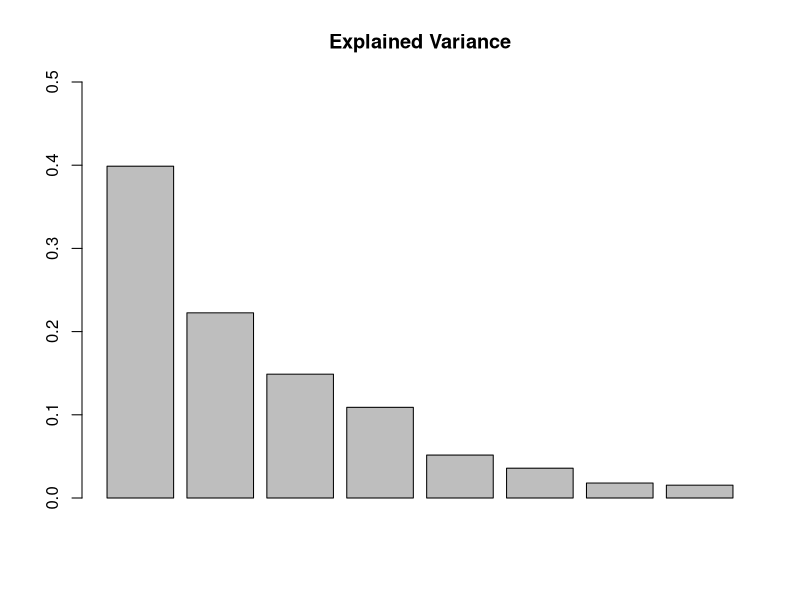
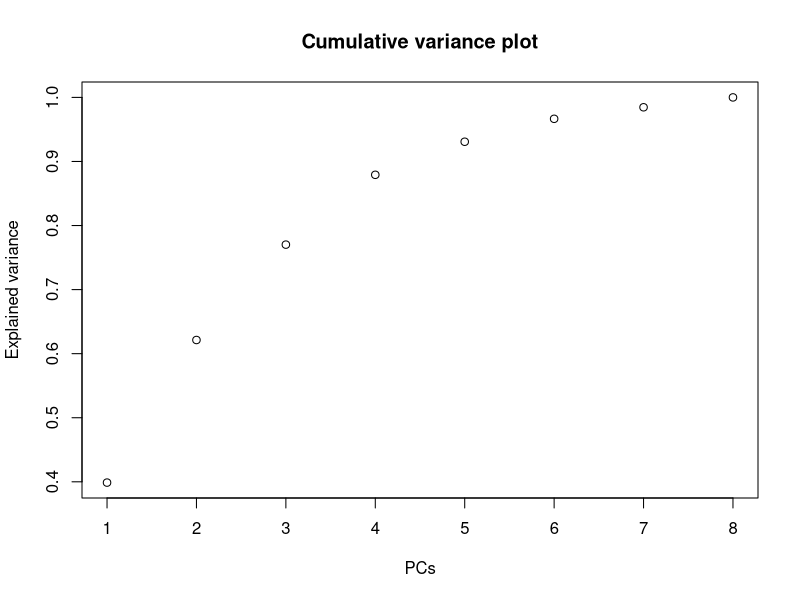
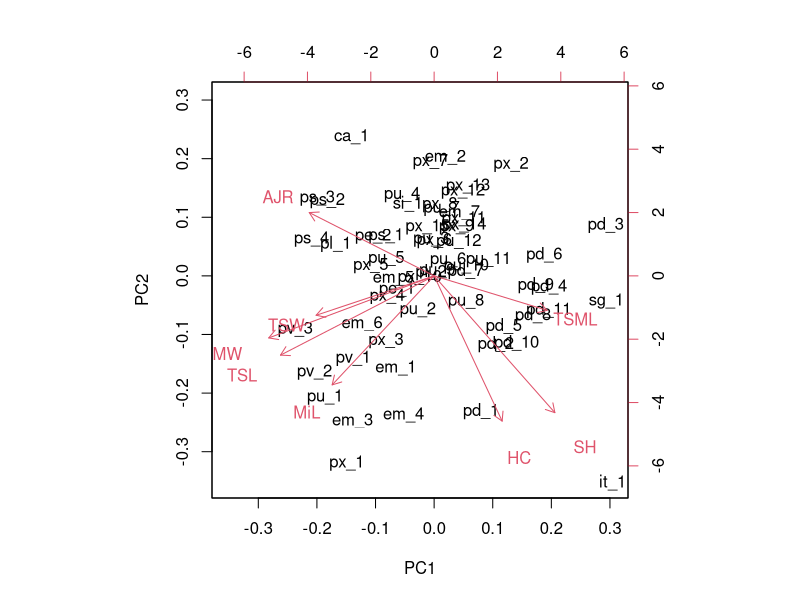
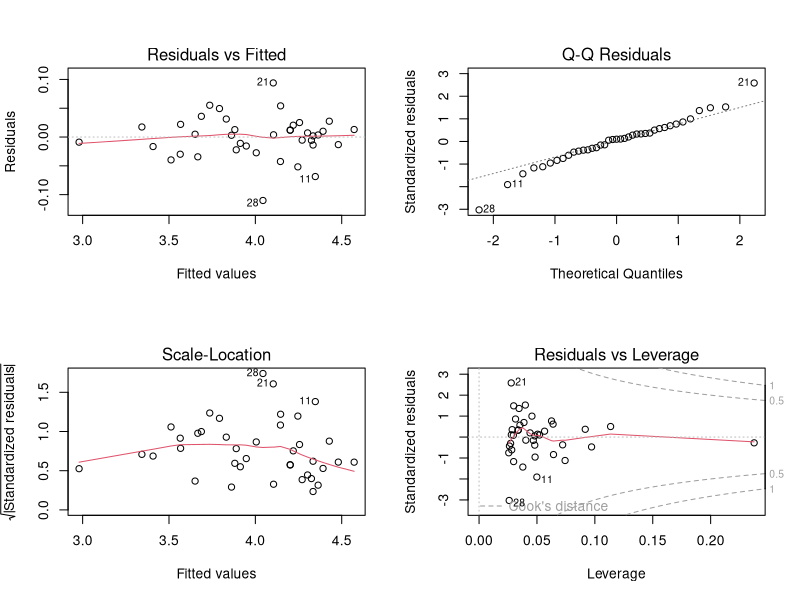
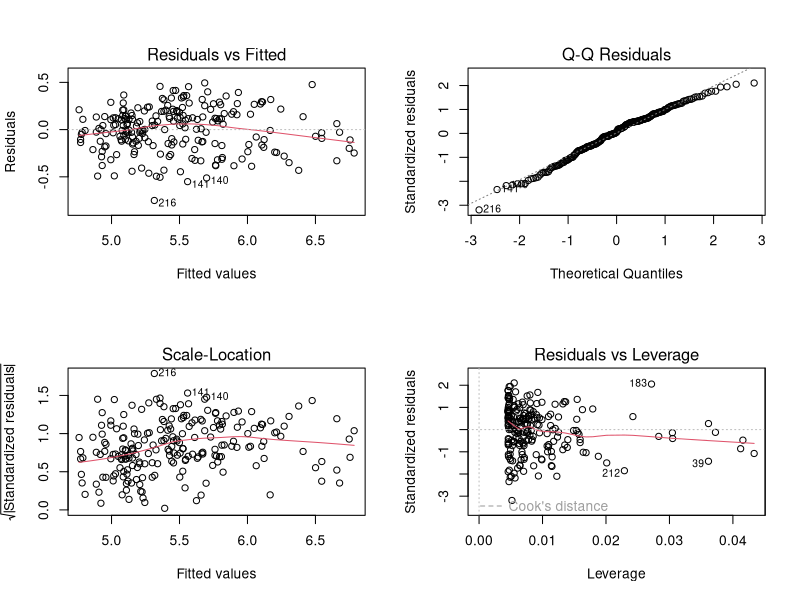
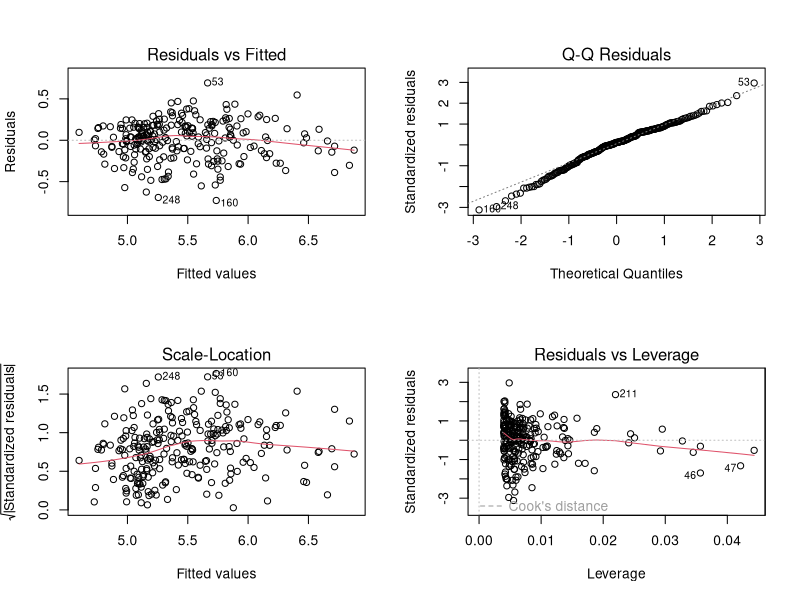
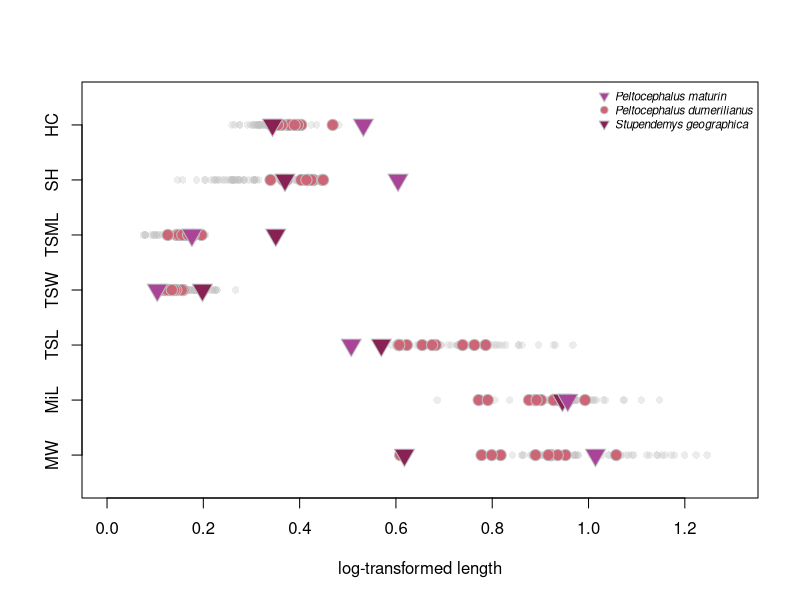
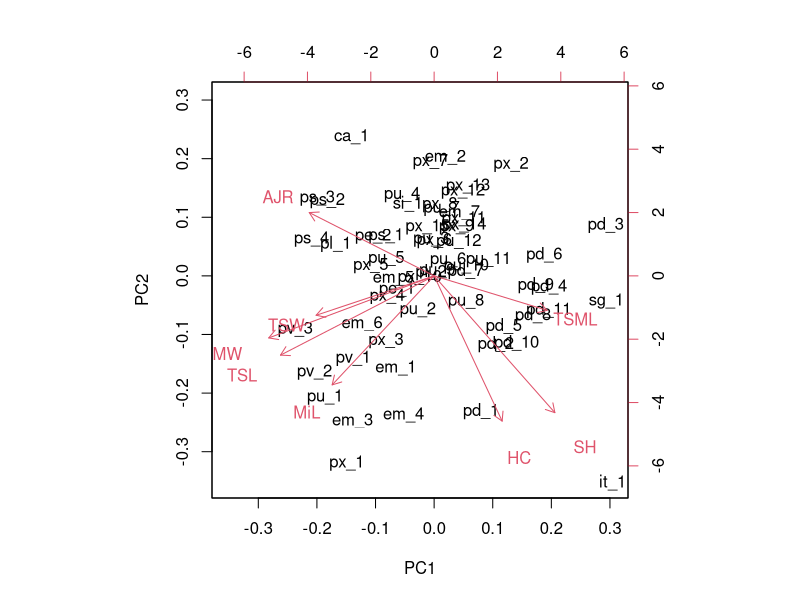

R code for these plots, in order:
################################################################################
# This script was used for the PC analyses of Ferreira et al. (2021)
# 

getwd()

# load raw data
#raw.data = read.csv("rawdata.csv", header = T, sep = ",")

# load dataset of log-transformed linear measurements
morpho.data = read.csv("morphospace-measurements.csv", header = T, row.names = 1, sep = ",")


# scatterplots of each variable
dev.new(width = 4, height = 6)

pdf("results/variable_plot.pdf", width = 6, height = 6, family = "Times")
#tiff("results/variable_plot.tif", family = "serif", width = 2000, height = 1800, 
#      res = 300)

plot(x = morpho.data$SH, y = rep(1, length(morpho.data$SH)), ylim = c(0.5, 7.5), 
     xlim = c(0, 1.3), type = "n", xlab = "log-transformed length", ylab = "",
     yaxt = "n")

axis(2, labels = c("MW","MiL", "TSL", "TSW", "TSML", "SH", "HC"), 
     at = c(1, 2, 3, 4, 5, 6, 7))

# add MW
# all points in gray
points(x = morpho.data$MW, y = rep(1, length(morpho.data$MW)), pch = 16, 
       col = rgb(192/255, 192/255, 192/255, alpha = 0.3))
# Peltocephalus dumerilianus
points(x = morpho.data$MW[which(morpho.data$species == "pd")], 
       y = rep(1, length(morpho.data$species[which(morpho.data$species == "pd")])),
       pch = 21, col = "#bebebe", bg = "#CC6677", cex = 1.5)
# Stupendemys
points(x = morpho.data$MW[which(morpho.data$species == "sg")], 
       y = rep(1, length(morpho.data$species[which(morpho.data$species == "sg")])),
       pch = 25, col = "#bebebe", bg = "#882255", cex = 2)
# Rondonia
points(x = morpho.data$MW[which(morpho.data$species == "it")], 
       y = rep(1, length(morpho.data$species[which(morpho.data$species == "it")])),
       pch = 25, col = "#bebebe", bg = "#AA4499", cex = 2)

# add MiL
points(x = morpho.data$MiL, y = rep(2, length(morpho.data$MiL)), pch = 16, 
       col = rgb(192/255, 192/255, 192/255, alpha = 0.3))
points(x = morpho.data$MiL[which(morpho.data$species == "pd")], 
       y = rep(2, length(morpho.data$species[which(morpho.data$species == "pd")])),
       pch = 21, col = "#bebebe", bg = "#CC6677", cex = 1.5)
# Stupendemys
points(x = morpho.data$MiL[which(morpho.data$species == "sg")], 
       y = rep(2, length(morpho.data$species[which(morpho.data$species == "sg")])),
       pch = 25, col = "#bebebe", bg = "#882255", cex = 2)
# Rondonia
points(x = morpho.data$MiL[which(morpho.data$species == "it")], 
       y = rep(2, length(morpho.data$species[which(morpho.data$species == "it")])),
       pch = 25, col = "#bebebe", bg = "#AA4499", cex = 2)

# add TSL
points(x = morpho.data$TSL, y = rep(3, length(morpho.data$TSL)), pch = 16, 
       col = rgb(192/255, 192/255, 192/255, alpha = 0.3))
points(x = morpho.data$TSL[which(morpho.data$species == "pd")], 
       y = rep(3, length(morpho.data$species[which(morpho.data$species == "pd")])),
       pch = 21, col = "#bebebe", bg = "#CC6677", cex = 1.5)
# Stupendemys
points(x = morpho.data$TSL[which(morpho.data$species == "sg")], 
       y = rep(3, length(morpho.data$species[which(morpho.data$species == "sg")])),
       pch = 25, col = "#bebebe", bg = "#882255", cex = 2)

# Rondonia
points(x = morpho.data$TSL[which(morpho.data$species == "it")], 
       y = rep(3, length(morpho.data$species[which(morpho.data$species == "it")])),
       pch = 25, col = "#bebebe", bg = "#AA4499", cex = 2)

# add TSW
points(x = morpho.data$TSW, y = rep(4, length(morpho.data$TSW)), pch = 16, 
       col = rgb(192/255, 192/255, 192/255, alpha = 0.3))
points(x = morpho.data$TSW[which(morpho.data$species == "pd")], 
       y = rep(4, length(morpho.data$species[which(morpho.data$species == "pd")])),
       pch = 21, col = "#bebebe", bg = "#CC6677", cex = 1.5)
# Stupendemys
points(x = morpho.data$TSW[which(morpho.data$species == "sg")], 
       y = rep(4, length(morpho.data$species[which(morpho.data$species == "sg")])),
       pch = 25, col = "#bebebe", bg = "#882255", cex = 2)
# Rondonia
points(x = morpho.data$TSW[which(morpho.data$species == "it")], 
       y = rep(4, length(morpho.data$species[which(morpho.data$species == "it")])),
       pch = 25, col = "#bebebe", bg = "#AA4499", cex = 2)

# add TSML
points(x = morpho.data$TSML, y = rep(5, length(morpho.data$TSML)), pch = 16, 
       col = rgb(192/255, 192/255, 192/255, alpha = 0.3))
points(x = morpho.data$TSML[which(morpho.data$species == "pd")], 
       y = rep(5, length(morpho.data$species[which(morpho.data$species == "pd")])),
       pch = 21, col = "#bebebe", bg = "#CC6677", cex = 1.5)
# Stupendemys
points(x = morpho.data$TSML[which(morpho.data$species == "sg")], 
       y = rep(5, length(morpho.data$species[which(morpho.data$species == "sg")])),
       pch = 25, col = "#bebebe", bg = "#882255", cex = 2)
# Rondonia
points(x = morpho.data$TSML[which(morpho.data$species == "it")], 
       y = rep(5, length(morpho.data$species[which(morpho.data$species == "it")])),
       pch = 25, col = "#bebebe", bg = "#AA4499", cex = 2)

# add SH
points(x = morpho.data$SH, y = rep(6, length(morpho.data$SH)), pch = 16, 
       col = rgb(192/255, 192/255, 192/255, alpha = 0.3))
points(x = morpho.data$SH[which(morpho.data$species == "pd")], 
       y = rep(6, length(morpho.data$species[which(morpho.data$species == "pd")])),
       pch = 21, col = "#bebebe", bg = "#CC6677", cex = 1.5)
# Stupendemys
points(x = morpho.data$SH[which(morpho.data$species == "sg")], 
       y = rep(6, length(morpho.data$species[which(morpho.data$species == "sg")])),
       pch = 25, col = "#bebebe", bg = "#882255", cex = 2)
# Rondonia
points(x = morpho.data$SH[which(morpho.data$species == "it")], 
       y = rep(6, length(morpho.data$species[which(morpho.data$species == "it")])),
       pch = 25, col = "#bebebe", bg = "#AA4499", cex = 2)

# add HC
points(x = morpho.data$HC, y = rep(7, length(morpho.data$HC)), pch = 16, 
       col = rgb(192/255, 192/255, 192/255, alpha = 0.3))
points(x = morpho.data$HC[which(morpho.data$species == "pd")], 
       y = rep(7, length(morpho.data$species[which(morpho.data$species == "pd")])),
       pch = 21, col = "#bebebe", bg = "#CC6677", cex = 1.5)
# Stupendemys
points(x = morpho.data$HC[which(morpho.data$species == "sg")], 
       y = rep(7, length(morpho.data$species[which(morpho.data$species == "sg")])),
       pch = 25, col = "#bebebe", bg = "#882255", cex = 2)
# Rondonia
points(x = morpho.data$HC[which(morpho.data$species == "it")], 
       y = rep(7, length(morpho.data$species[which(morpho.data$species == "it")])),
       pch = 25, col = "#bebebe", bg = "#AA4499", cex = 2)

legend(x = "topright", legend = c("Peltocephalus maturin", "Peltocephalus dumerilianus", 
                                  "Stupendemys geographica"), 
       cex = 0.7, bty = "n", pch = c(25, 21, 25), pt.cex = 1, col = "#bebebe", 
       pt.bg = c("#AA4499","#CC6677", "#882255"), text.font = 3)



dev.off()

################################################################################
# Principal Component Analysis
pca.res = prcomp(morpho.data[, 3:10], center = T, scale = T)
summary(pca.res)

var = pca.res$sdev^2/sum(pca.res$sdev^2)
barplot(var[1:8], main = "Explained Variance", axisnames = T, ylim = c(0, 0.5))
var = as.matrix(var)
rownames(var) = colnames(pca.res$rotation)

cumvar = cumsum(pca.res$sdev^2/sum(pca.res$sdev^2))
plot(cumvar[0:8], xlab = "PCs", ylab = "Explained variance", 
     main = "Cumulative variance plot")

# check loadings
biplot(pca.res)

# export to pdf
pdf("results/morphospace_biplot.pdf", height = 6, width = 8, family = "Times")
biplot(pca.res)
dev.off()

###############################
# Morphospace plot

# create hulls
tab = matrix(c(pca.res$x[, 1], pca.res$x[, 2]), ncol = 2)

tab.em = tab[(which(morpho.data$species == "em")), ]
tab.pd = tab[(which(morpho.data$species == "pd")), ]
tab.pe = tab[(which(morpho.data$species == "pe")), ]
tab.pl = tab[(which(morpho.data$species == "pl")), ]
tab.pu = tab[(which(morpho.data$species == "pu")), ]
tab.ps = tab[(which(morpho.data$species == "ps")), ]
tab.pv = tab[(which(morpho.data$species == "pv")), ]
tab.px = tab[(which(morpho.data$species == "px")), ]
tab.pl = tab[(which(morpho.data$genus == "pl")), ]

ch.em = chull(tab.em)
ch.pd = chull(tab.pd)
ch.pe = chull(tab.pe)
ch.pl = chull(tab.pl)
ch.pu = chull(tab.pu)
ch.ps = chull(tab.ps)
ch.pv = chull(tab.pv)
ch.px = chull(tab.px)
ch.pl = chull(tab.pl)

# plot PC1 x PC2 without points
pdf("results/morphospace_jaws.pdf", height = 6, width = 8, family = "Times")

plot(pca.res$x[, 1], pca.res$x[, 2], cex = 0, ylim = c(-3.7, 3.5), 
     xlim = c(-3.5, 4.2), xlab = "PC1 (39.88%)", ylab = "PC2 (22.26%)")

#plot hulls
polygon(tab.px[ch.px, ], border = NA, col = rgb(51/255, 34/255, 136/255, 0.3), 
        lwd = 1)
polygon(tab.em[ch.em, ], border = NA, col = rgb(136/255, 204/255, 238/255, 0.3), 
        lwd = 1)
polygon(tab.pd[ch.pd, ], border = NA, col = rgb(204/255, 102/255, 119/255, 0.3),
        lwd = 1)
polygon(tab.pu[ch.pu, ], border = NA, col = rgb(68/255, 170/255, 153/255, 0.3), 
        lwd = 1)
polygon(tab.ps[ch.ps, ], border = NA, col = rgb(68/255, 170/255, 153/255, 0.3), 
        lwd = 1)
polygon(tab.pv[ch.pv, ], border = NA, col = rgb(68/255, 170/255, 153/255, 0.3), 
        lwd = 1)


# plot points
points(pca.res$x[, 2][which(morpho.data$species == "pd")] ~ pca.res$x[, 1]
       [which(morpho.data$species == "pd")], pch = 21, col = "#bebebe", 
       bg = "#CC6677", cex = 1.5)
points(pca.res$x[, 2][which(morpho.data$species == "em")] ~ pca.res$x[, 1]
       [which(morpho.data$species == "em")], pch = 21, col = "#bebebe", 
       bg = "#88CCEE", cex = 1.5)
points(pca.res$x[, 2][which(morpho.data$species == "pe")] ~ pca.res$x[, 1]
       [which(morpho.data$species == "pe")], pch = 21, col = "#bebebe", 
       bg = "#332288", cex = 1.5)
points(pca.res$x[, 2][which(morpho.data$species == "pl")] ~ pca.res$x[, 1]
       [which(morpho.data$species == "pl")], pch = 23, col = "#bebebe", 
       bg = "#332288", cex = 1.5)
points(pca.res$x[, 2][which(morpho.data$species == "pu")] ~ pca.res$x[, 1]
       [which(morpho.data$species == "pu")], pch = 21, col = "#bebebe", 
       bg = "#44AA99", cex = 1.5)
points(pca.res$x[, 2][which(morpho.data$species == "ps")] ~ pca.res$x[, 1]
       [which(morpho.data$species == "ps")], pch = 22, col = "#bebebe", 
       bg = "#44AA99", cex = 1.5)
points(pca.res$x[, 2][which(morpho.data$species == "pv")] ~ pca.res$x[, 1]
       [which(morpho.data$species == "pv")], pch = 23, col = "#bebebe", 
       bg = "#44AA99", cex = 1.5)
points(pca.res$x[, 2][which(morpho.data$species == "px")] ~ pca.res$x[, 1]
       [which(morpho.data$species == "px")], pch = 22, col = "#bebebe", 
       bg = "#332288", cex = 1.5)

points(pca.res$x[, 2][which(morpho.data$species == "it")] ~ pca.res$x[, 1]
       [which(morpho.data$species == "it")], pch = 25, col = "#bebebe", 
       bg = "#AA4499", cex = 2.5)
points(pca.res$x[, 2][which(morpho.data$species == "sg")] ~ pca.res$x[, 1]
       [which(morpho.data$species == "sg")], pch = 25, col = "#bebebe", 
       bg = "#882255", cex = 2)

points(pca.res$x[, 2][which(morpho.data$species == "ca")] ~ pca.res$x[, 1]
       [which(morpho.data$species == "ca")], pch = 22, col = "#bebebe", 
       bg = "#DDCC77", cex = 1.5)
points(pca.res$x[, 2][which(morpho.data$species == "si")] ~ pca.res$x[, 1]
       [which(morpho.data$species == "si")], pch = 22, col = "#bebebe", 
       bg = "#DDCC77", cex = 1.5)


legend(x = "topright", legend = c("Peltocephalus maturin", "Stupendemys geographica",
        "Peltocephalus dumerilianus", "Erymnochelys madagascariensis", "Pelusios spp.",
        "Podocnemis sextuberculata", "Podocnemis unifilis", "Podocnemis vogli",
        "Podocnemis erythrocephala", "Podocnemis expansa", "Podocnemis lewiana"), 
       cex = 0.7, bty = "n", pch = c(25, 25, 21, 21, 22, 22, 21, 23, 21, 22, 23), 
       pt.cex = 1, col = "#bebebe", pt.bg = c("#AA4499",
        "#882255", "#CC6677", "#88CCEE", "#DDCC77", "#44AA99", "#44AA99", 
        "#44AA99", "#332288", "#332288", "#332288"), ncol = 2, text.font = 3)



dev.off()


################################################################################
# Regression analyses for size estimation

size.raw = read.table("size-meas.csv", header = T, sep = ",")
attach(size.raw)
head(size.raw)
dim(size.raw)

################################################################################
## predicting JL from MiL in Podocnemididae

size.raw$MiL
size.raw[,4]

# log-transform all metrics

for (i in 4:7) {
  size.raw[, i] = log(size.raw[, i])
}

size.raw  # check if everything is log-transformed

################################################################################
## predicting JL from MiL in Podocnemididae

temp = NULL
for (i in 1:length(size.raw$Clade)) {
  if(size.raw$Clade[i] == "Podocnemididae"){
    x = size.raw[i,]
    temp = rbind(temp, x)
    
  }
  else(
    next
  )
  
}

length(temp$Clade)

temp = temp[,-(6:7)]
den = na.omit(temp)
den
cor.test(den$MiL, den$JL)

# correlation between MiL & JL = 0.9949353

length(den$Specimen)
rownames(den) = 1:39

attach(den)
cor.test(MiL, JL)
den.model = lm(JL ~ MiL)
summary(den.model)  # R-squared = 0.9896

par(mfrow = c(2,2))
plot(den.model)


new.turtle = data.frame(MiL = log(266))
pred.JL = predict(object = den.model, newdata = new.turtle, interval = "confidence")
pred.JL
# prediction:       
#       fit      lwr      upr
#   5.749245  5.689218  5.809271 

lwr.JL = data.frame(pred.JL[2])
upr.JL = data.frame(pred.JL[3])
fit.JL = data.frame(pred.JL[1])
colnames(lwr.JL) = colnames(upr.JL) = colnames(fit.JL) = "JL"
lwr.JL
upr.JL
fit.JL
exp(lwr.JL)  # 295.6623
exp(upr.JL)  # 333.3761
exp(fit.JL)  # 313.9534

################################################################################

################################################################################
# predicting SCL from JL
attach(size.raw)
jaw = data.frame(Clade, Species, JL, SCL)
jaw = na.omit(jaw)
jaw
length(jaw$JL)
cor.test(jaw$JL, jaw$SCL)

# correlation JL ~ SCL = 0.8860217 

attach(jaw)
cor.test(JL, SCL)
jaw.model = lm(SCL ~ JL)
summary(jaw.model)  # R-squared = 0.784

plot(jaw.model)

jaw.model


# lower prediction
pred.SCL = predict(object = jaw.model, newdata = lwr.JL, interval = "confidence")
lwr.SCL1 = data.frame(pred.SCL[2])
colnames(lwr.SCL1) = "SCL"

# upper prediction
pred.SCL = predict(object = jaw.model, newdata = upr.JL, interval = "confidence")
upr.SCL1 = data.frame(pred.SCL[3])
colnames(upr.SCL1) = "SCL"

# mean prediction
pred.SCL = predict(object = jaw.model, newdata = fit.JL, interval = "confidence")
fit.SCL1 = data.frame(pred.SCL[1])
colnames(fit.SCL1) = "SCL"

lwr.SCL1
fit.SCL1
upr.SCL1
exp(lwr.SCL1)  # 1407.85
exp(upr.SCL1)  # 2078.15
exp(fit.SCL1)  # 1704.204


################################################################################

################################################################################
# predicting SCm from JL
jaw.skull = data.frame(size.raw$Clade, size.raw$Species, size.raw$JL, size.raw$SCm)
jaw.skull = na.omit(jaw.skull)
colnames(jaw.skull) = c("Clade", "Species", "JL", "SCm")
head(jaw.skull)
length(jaw.skull$Species)

attach(jaw.skull)
length(SCm)
cor.test(SCm, JL)
# correlation SCm ~ JL = 0.9916569

jaw.skull.model = lm(SCm ~ JL)
summary(jaw.skull.model)  # R-squared = 0.9833
jaw.skull.model

# lower prediction
pred.SCm = predict(object = jaw.skull.model, newdata = lwr.JL, interval = "confidence")
lwr.SCm = data.frame(pred.SCm[2])
colnames(lwr.SCm) = "SCm"

# upper prediction
pred.SCm = predict(object = jaw.skull.model, newdata = upr.JL, interval = "confidence")
upr.SCm = data.frame(pred.SCm[3])
colnames(upr.SCm) = "SCm"

# mean prediction
pred.SCm = predict(object = jaw.skull.model, newdata = fit.JL, interval = "confidence")
fit.SCm = data.frame(pred.SCm[1])
colnames(fit.SCm) = "SCm"

lwr.SCm
upr.SCm
fit.SCm
exp(lwr.SCm)  # 328.8021
exp(upr.SCm)  # 394.5754
exp(fit.SCm)  # 359.8795


################################################################################
# predicting SCL from SCm

attach(size.raw)
skull = data.frame(Clade, Species, SCm, SCL)
skull = na.omit(skull)

length(skull$SCm)
cor.test(skull$SCm, skull$SCL)
# correlation SCm ~ SCL = 0.88702014

length(skull$SCm)

attach(skull)

skull.model = lm(SCL ~ SCm)
summary(skull.model)  # R-squared = 0.786
skull.model


par(mfrow = c(2,2))
plot(skull.model)


# lower prediction
pred.SCL2 = predict(object = skull.model, newdata = lwr.SCm, interval = "confidence")
lwr.SCL2 = data.frame(pred.SCL2[2])
colnames(lwr.SCL2) = "SCL"

# upper prediction
pred.SCL2 = predict(object = skull.model, newdata = upr.SCm, interval = "confidence")
upr.SCL2 = data.frame(pred.SCL2[3])
colnames(upr.SCL2) = "SCL"

# mean prediction
pred.SCL2 = predict(object = skull.model, newdata = fit.SCm, interval = "confidence")
fit.SCL2 = data.frame(pred.SCL2[1])
colnames(fit.SCL2) = "SCL"

lwr.SCL2
upr.SCL2
fit.SCL2
exp(lwr.SCL2)  # 1407.40
exp(upr.SCL2)  # 2169.768
exp(fit.SCL2)  # 1736.961


################################################################################
# sensitivity analyses
SCm.expansa = data.frame(SCm = log(85.6))
pred.SCL2.expansa = predict(object = skull.model, newdata = SCm.expansa, interval = "confidence")
exp(pred.SCL2.expansa)  # SCL = 470.3765, upr = 496.4139

SCm.unifilis = data.frame(SCm = log(57.5))
pred.SCL2.unifilis = predict(object = skull.model, newdata = SCm.unifilis, interval = "confidence")
exp(pred.SCL2.unifilis)  # SCL = 327.5289, upr = 339.6576

SCm.geographicus = data.frame(SCm = log(190))
pred.SCL2.geographicus = predict(object = skull.model, newdata = SCm.geographicus, interval = "confidence")
exp(pred.SCL2.geographicus)  # SCL = 971.5051, upr = 1070.406

SCm.dumerilianus = data.frame(SCm = log(81.6))
pred.SCL2.dumerilianus = predict(object = skull.model, newdata = SCm.dumerilianus, interval = "confidence")
exp(pred.SCL2.dumerilianus)  # SCL = 450.3389, upr 474.1474

par(mfrow = c(1,1))
pdf("results/size_regression.pdf", height = 6, width = 8, family = "Times")
plot(size.raw$SCL ~ size.raw$SCm, col = rgb(255/255, 255/255, 255/255, 0), 
     bg = rgb(252/255, 205/255, 229/255, 0), ylim = c(4.2, 8), xlim = c(2.7, 6),
     xlab = "log(skull length)", ylab = "log(carapace length)")
#abline(skull.model, col = "#bebebe", lwd = 2)

# confidence interval
conf.SCm.SCL = seq(2, 7, length.out = 251)
preds = predict(skull.model, newdata = data.frame(SCm = conf.SCm.SCL), interval = "confidence", level = 0.95)

#matlines(conf.SCm.CML, preds[,2:3], col = "blue")

# fill in area between regression line and confidence interval
polygon(c(rev(conf.SCm.SCL), conf.SCm.SCL), c(rev(preds[,3]), preds[,2]), 
        col = rgb(225/255, 225/255, 225/255, 0.5), border = NA)

# plot background points
# plot background points
points(y = size.raw$SCL[which(!size.raw$Clade == "Podocnemididae")], 
       x = size.raw$SCm[which(!size.raw$Clade == "Podocnemididae")], pch = 21,
       col = rgb(225/255, 225/255, 225/255, 0.5), bg = rgb(225/255, 225/255, 225/255, 0.5), cex = 1.5)


points(y = size.raw$SCL[which(size.raw$Clade == "Podocnemididae" & 
                                !size.raw$Species == "Peltocephalus_dumerilianus" & !size.raw$Species == "Stupendemys_geographicus")], 
       x = size.raw$SCm[which(size.raw$Clade == "Podocnemididae" & 
                                !size.raw$Species == "Peltocephalus_dumerilianus" & !size.raw$Species == "Stupendemys_geographicus")],
       pch = 21, col = "#bebebe", bg = "#44AA99", cex = 2)

points(y = size.raw$SCL[which(size.raw$Species == "Peltocephalus_dumerilianus")], 
       x = size.raw$SCm[which(size.raw$Species == "Peltocephalus_dumerilianus")], pch = 21,
       col = "#bebebe", bg = "#CC6677", cex = 2)

points(y = size.raw$SCL[which(size.raw$Species == "Stupendemys_geographicus")], 
       x = size.raw$SCm[which(size.raw$Species == "Stupendemys_geographicus")], pch = 25,
       col = "#bebebe", bg = "#AA4499", cex = 2.5)

points(y = fit.SCL2, x = fit.SCm, pch = 25,
       col = "#bebebe", bg = "#882255", cex = 2.5)


dev.off()

################################################################################
# Building Figure 2

pdf("results/figure2.pdf", height = 4.5, width = 8, family = "Times")
#tiff("results/figure2.tif", family = "serif", width = 3000, height = 1687, 
#     res = 300)

layout(matrix(c(1,2), ncol = 2, byrow = TRUE), widths = c(7,5), heights = c(2,2))
par(mai = c(0.5, 0.5, 0.2, 0.2), mgp = c(1.5,0.4,0))
plot(pca.res$x[, 1], pca.res$x[, 2], cex = 0, cex.axis = 0.8, ylim = c(-3.7, 4), 
     xlim = c(-3.5, 4.2), xlab = "PC1 (39.88%)", ylab = "PC2 (22.26%)")
text(x = -3.4, y = 4, labels = "(a)", xpd = NA)

#plot hulls
polygon(tab.px[ch.px, ], border = NA, col = rgb(51/255, 34/255, 136/255, 0.3), 
        lwd = 1)
polygon(tab.em[ch.em, ], border = NA, col = rgb(136/255, 204/255, 238/255, 0.3), 
        lwd = 1)
polygon(tab.pd[ch.pd, ], border = NA, col = rgb(204/255, 102/255, 119/255, 0.3),
        lwd = 1)
polygon(tab.pu[ch.pu, ], border = NA, col = rgb(68/255, 170/255, 153/255, 0.3), 
        lwd = 1)
polygon(tab.ps[ch.ps, ], border = NA, col = rgb(68/255, 170/255, 153/255, 0.3), 
        lwd = 1)
polygon(tab.pv[ch.pv, ], border = NA, col = rgb(68/255, 170/255, 153/255, 0.3), 
        lwd = 1)


# plot points
points(pca.res$x[, 2][which(morpho.data$species == "pd")] ~ pca.res$x[, 1]
       [which(morpho.data$species == "pd")], pch = 21, col = "#bebebe", 
       bg = "#CC6677", cex = 1.5)
points(pca.res$x[, 2][which(morpho.data$species == "em")] ~ pca.res$x[, 1]
       [which(morpho.data$species == "em")], pch = 21, col = "#bebebe", 
       bg = "#88CCEE", cex = 1.5)
points(pca.res$x[, 2][which(morpho.data$species == "pe")] ~ pca.res$x[, 1]
       [which(morpho.data$species == "pe")], pch = 21, col = "#bebebe", 
       bg = "#332288", cex = 1.5)
points(pca.res$x[, 2][which(morpho.data$species == "pl")] ~ pca.res$x[, 1]
       [which(morpho.data$species == "pl")], pch = 23, col = "#bebebe", 
       bg = "#332288", cex = 1.5)
points(pca.res$x[, 2][which(morpho.data$species == "pu")] ~ pca.res$x[, 1]
       [which(morpho.data$species == "pu")], pch = 21, col = "#bebebe", 
       bg = "#44AA99", cex = 1.5)
points(pca.res$x[, 2][which(morpho.data$species == "ps")] ~ pca.res$x[, 1]
       [which(morpho.data$species == "ps")], pch = 22, col = "#bebebe", 
       bg = "#44AA99", cex = 1.5)
points(pca.res$x[, 2][which(morpho.data$species == "pv")] ~ pca.res$x[, 1]
       [which(morpho.data$species == "pv")], pch = 23, col = "#bebebe", 
       bg = "#44AA99", cex = 1.5)
points(pca.res$x[, 2][which(morpho.data$species == "px")] ~ pca.res$x[, 1]
       [which(morpho.data$species == "px")], pch = 22, col = "#bebebe", 
       bg = "#332288", cex = 1.5)

points(pca.res$x[, 2][which(morpho.data$species == "it")] ~ pca.res$x[, 1]
       [which(morpho.data$species == "it")], pch = 25, col = "#bebebe", 
       bg = "#AA4499", cex = 2)
points(pca.res$x[, 2][which(morpho.data$species == "sg")] ~ pca.res$x[, 1]
       [which(morpho.data$species == "sg")], pch = 25, col = "#bebebe", 
       bg = "#882255", cex = 1.5)

points(pca.res$x[, 2][which(morpho.data$species == "ca")] ~ pca.res$x[, 1]
       [which(morpho.data$species == "ca")], pch = 22, col = "#bebebe", 
       bg = "#DDCC77", cex = 1.5)
points(pca.res$x[, 2][which(morpho.data$species == "si")] ~ pca.res$x[, 1]
       [which(morpho.data$species == "si")], pch = 22, col = "#bebebe", 
       bg = "#DDCC77", cex = 1.5)


legend(x = "topright", legend = c("Peltocephalus maturin", "Stupendemys geographica",
                                  "Peltocephalus dumerilianus", "Erymnochelys madagascariensis", "Pelusios spp.",
                                  "Podocnemis sextuberculata", "Podocnemis unifilis", "Podocnemis vogli",
                                  "Podocnemis erythrocephala", "Podocnemis expansa", "Podocnemis lewiana"), 
       cex = 0.6, bty = "n", pch = c(25, 25, 21, 21, 22, 22, 21, 23, 21, 22, 23), 
       pt.cex = 0.8, col = "#bebebe", pt.bg = c("#AA4499",
                                              "#882255", "#CC6677", "#88CCEE", "#DDCC77", "#44AA99", "#44AA99", 
                                              "#44AA99", "#332288", "#332288", "#332288"), ncol = 2, text.font = 3)

#screen(2)
par(mai = c(0.5, 0.5, 0.2, 0.2), mgp = c(1.5,0.4,0))
plot(size.raw$SCL ~ size.raw$SCm, col = rgb(255/255, 255/255, 255/255, 0), 
     bg = rgb(252/255, 205/255, 229/255, 0), ylim = c(4.2, 8), xlim = c(2.7, 6),
     xlab = "log(skull length)", ylab = "log(carapace length)")
text(x = 2.8, y = 8, labels = "(b)", xpd = NA)

# confidence interval
conf.SCm.SCL = seq(2, 7, length.out = 251)
preds = predict(skull.model, newdata = data.frame(SCm = conf.SCm.SCL), interval = "confidence", level = 0.95)

#matlines(conf.SCm.CML, preds[,2:3], col = "blue")

# fill in area between regression line and confidence interval
polygon(c(rev(conf.SCm.SCL), conf.SCm.SCL), c(rev(preds[,3]), preds[,2]), 
        col = rgb(225/255, 225/255, 225/255, 0.5), border = NA)

# plot background points
# plot background points
points(y = size.raw$SCL[which(!size.raw$Clade == "Podocnemididae")], 
       x = size.raw$SCm[which(!size.raw$Clade == "Podocnemididae")], pch = 21,
       col = rgb(225/255, 225/255, 225/255, 0.5), bg = rgb(225/255, 225/255, 225/255, 0.5), cex = 1)


points(y = size.raw$SCL[which(size.raw$Clade == "Podocnemididae" & 
                                !size.raw$Species == "Peltocephalus_dumerilianus" & !size.raw$Species == "Stupendemys_geographicus")], 
       x = size.raw$SCm[which(size.raw$Clade == "Podocnemididae" & 
                                !size.raw$Species == "Peltocephalus_dumerilianus" & !size.raw$Species == "Stupendemys_geographicus")],
       pch = 21, col = "#bebebe", bg = "#44AA99", cex = 1.5)

points(y = size.raw$SCL[which(size.raw$Species == "Peltocephalus_dumerilianus")], 
       x = size.raw$SCm[which(size.raw$Species == "Peltocephalus_dumerilianus")], pch = 21,
       col = "#bebebe", bg = "#CC6677", cex = 1.5)

points(y = size.raw$SCL[which(size.raw$Species == "Stupendemys_geographicus")], 
       x = size.raw$SCm[which(size.raw$Species == "Stupendemys_geographicus")], pch = 25,
       col = "#bebebe", bg = "#AA4499", cex = 1.5)

points(y = fit.SCL2, x = fit.SCm, pch = 25,
       col = "#bebebe", bg = "#882255", cex = 2)



dev.off()



save.image("giantpodc.RData")
